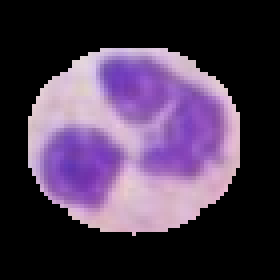
#> input picture Trabalho 2/dataset_neutrofilos/neutrofilo06.png, 70 x 70 px (shown 4 times larger); the run also reads 2 pictures not shown here
$ jupyter execute --allow-errors trabalho02_novo.ipynb   (older library calls are emulated)
#> lines starting #> are read from the running program, lines starting #| are printed output that depends on the picture; after the words box and inside, x2 and y2 are one past the last pixel; in counts of white or black regions, pixels touching at a corner belong together
Alunos: Gustavo Guerreiro e João Martinho

# Trabalho parcial 02: segmentação de objetos

## Resumo

O nosso trabalho usa técnicas clássicas de pré-processamento e segmentação para distinguir e contar os núcleos celulares dos neutrófilos da base de imagens fornecida. A \textit{pipeline} do processamento começa com técnicas mais simples de segmentação e avança para ténicas mais robustas, passando pela análise de cor, intensidade e bordas, e finaliza com o uso do algoritmo Watershed.

## Tabelas

Abaixo estão duas tabelas mostrando a quantidade de núcleos encontradas pela nossa solução em cada imagem. A primeira tabela mostra os resultados obtidos com os linfócitos (3 imagems), e a segunda, com os neutrófilos (10 imagens).

## Diagrama de atividades

Abaixo está o diagrama de atividades (no estilo _flowchart_) que representa a nossa solução do trabalho, renderizado pela ferramenta Mermaid.

```mermaid
flowchart TD
    A([Início]) --> B["Preparar ambiente<br/>Importar libs e imagens"]
    B --> C["Isolar célula<br/>Threshold simples"]
    C --> D["Segmentação inicial<br/>Tons de cinza"]
    D --> E{Suficiente?}
    E -->|Sim| F["Mostrar resultado<br/>Segmentação parcial"]
    E -->|Não| G["Ajustar parâmetros HSV<br/>Trackbars interativas"]
    G --> H["Gerar mapa de probabilidade<br/>Cor, saturação e intensidade"]
    H --> I["Refinar com bordas<br/>Sobel + anti-borda"]
    I --> J["Aplicar Watershed<br/>Marcadores + separação"]
    J --> K["Processar em lote<br/>Todas as imagens"]
    K --> L([Fim])
```

## A _pipeline_

### Preparação do ambiente

Inicialmente, importamos as bibliotecas necessárias, nomeadamento o OpenCV, o NumPy e o Matplotlib, responsáveis, respectivamente, pelas operações de visão computacional, manipulação numérica e visualização gráfica.

[cell 1]
import cv2
import numpy as np
import matplotlib.pyplot as plt

### Isolamento de células

A função `isolar_celula` converte a imagem para escala de cinza e aplica um threshold binário para separar a célula do seu fundo escuro, substituindo-o por branco a mantendo apenas a região da célula, que por sua vez é retornada ao espaço de cores RGB.

### Segmentação simples por intensidade

O notebook executa um laço que percorre as dez imagens de neutrófilos, convertendo cada uma para tons de cinza e aplicando threshold para binarizá-las. Os resultados são exibidos; neles, observa-se que a segmentação baseada em intensidade separa parcialmente os elementos de interesse.

[cell 2]
import cv2
import numpy as np

def isolar_celula(imagem):
    # Converter para tons de cinza para facilitar a segmentação
    imagem_cinza = cv2.cvtColor(imagem, cv2.COLOR_BGR2GRAY)

    # Criar máscara binária: célula em branco, fundo em preto
    ret, mascara = cv2.threshold(imagem_cinza, 10, 255, cv2.THRESH_BINARY)

    # Criar fundo branco
    fundo_branco = np.full(imagem.shape, 255, dtype=np.uint8)

    # Aplicar máscara: manter célula, substituir fundo por branco
    resultado_final = np.where(mascara[:, :, None] == 255, imagem, fundo_branco)

    # Converter para RGB (para visualização)
    resultado_final_rgb = cv2.cvtColor(resultado_final, cv2.COLOR_BGR2RGB)

    return resultado_final_rgb

imagem = cv2.imread('dataset_neutrofilos/neutrofilo06.png')
#> imagem is the input picture: shape (70, 70, 3); mean B, G, R 79.4, 55.3, 72.4
imagem_celula = isolar_celula(imagem)
#> in isolar_celula, `ret, mascara = cv2.threshold(imagem_cinza, 10, 255, cv2.THRESH_BINARY)`:
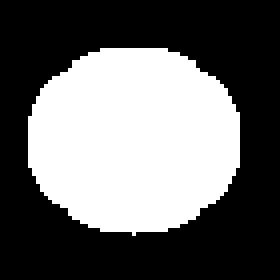
#> mascara: shape (70, 70) (shown 4 times larger); 40.6% white; 1 white region, box (x1, y1, x2, y2) and area: (7, 12, 60, 59) 1988
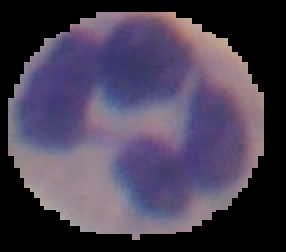
#> input picture Trabalho 2/dataset_neutrofilos/neutrofilo00.png, 143 x 126 px (shown 2 times larger)
#> further down, imagem is the input picture: shape (126, 143, 3); mean B, G, R 83.3, 63.6, 72.5

Aplicando o thresholding para isolar o citoplasma dos núcleos:

#> (a cell that did not finish here is left out)

#> in isolar_celula (call 2), `ret, mascara = cv2.threshold(imagem_cinza, 10, 255, cv2.THRESH_BINARY)`:
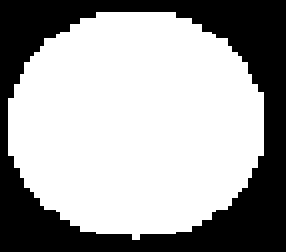
#> mascara: shape (126, 143) (shown 2 times larger); 64.1% white; 1 black region, box (x1, y1, x2, y2) and area: (0, 0, 143, 126) 6465
#> in isolar_celula (call 2), `resultado_final = np.where(mascara[:, :, None] == 255, imagem, fundo_b..`:
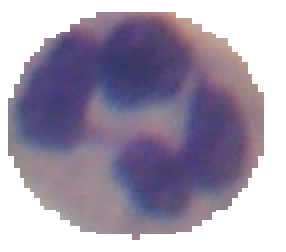
#> resultado_final: shape (126, 143, 3) (shown 2 times larger); mean B, G, R 174.8, 155.1, 164
#> `imagem_cinza = cv2.cvtColor(imagem_celula, cv2.COLOR_BGR2GRAY)`:
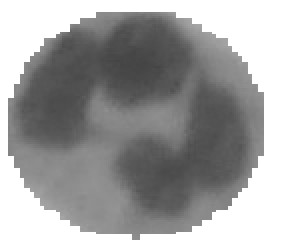
#> imagem_cinza: shape (126, 143) (shown 2 times larger); min 68, max 255, mean 162
#> `_, binario = cv2.threshold(imagem_cinza, 100, 255, cv2.THRESH_BINARY)`:
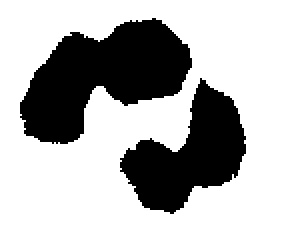
#> binario: shape (126, 143) (shown 2 times larger); 71.1% white; 2 black regions, box (x1, y1, x2, y2) and area: (10, 9, 96, 72) 3065, (60, 39, 123, 107) 2141
    imagem_cinza = cv2.cvtColor(imagem_celula, cv2.COLOR_BGR2GRAY)
    _, binario = cv2.threshold(imagem_cinza, 100, 255, cv2.THRESH_BINARY)
    plt.imshow(binario, cmap='gray')
    plt.title(f'Resultado com Segmentação por Cor - Imagem {i}')
    plt.show()

### Ajustes interativos de cor

A seguir, o notebook aplica um recurso com barres deslizantes (_trackbars_) no OpenCV. Essas barras permitem ao usuário/programador ajustar dinamicamente os limites de matiz, saturação e valor no espaço HSV, e observar o efeito da máscara sobre as imagens do dataset. Esta fase serve para calibrar intervalos de cor capazes de destacar os núcleos celulares.

### Segmentação sistemática de núcleos

Definidos os limites, a função `segmentar_e_mostrar_nucleo` aplica os parâmetros fixos a uma imagem. Nesta etapa, são exibidas lado a lado a fotografia original, a máscara em tons de cinza e a região do núcleo segmentada.

[cell 4]
import cv2
import numpy as np

def nada(x):
    # Função vazia necessária para a criação dos trackbars
    pass

# --- Carregamento e Preparação das Imagens ---

# Caminhos para as duas imagens
caminho_neutrofilo = "dataset_neutrofilos/neutrofilo03.png"
#> caminho_neutrofilo = 'dataset_neutrofilos/neutrofilo03.png'
caminho_linfocito = "dataset_linfocitos/linfocito00.png"

# Carrega a imagem 1 (Neutrófilo)
img1_bgr = cv2.imread(caminho_neutrofilo)
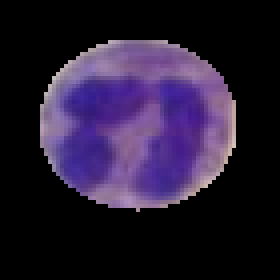
#> input picture Trabalho 2/dataset_neutrofilos/neutrofilo03.png, 70 x 70 px (shown 4 times larger)
#> img1_bgr is the input picture: shape (70, 70, 3); mean B, G, R 50.6, 27.1, 37.7
if img1_bgr is None:
    print(f"Erro: Imagem não encontrada em '{caminho_neutrofilo}'.")
    exit()

# Carrega a imagem 2 (Linfócito)
img2_bgr = cv2.imread(caminho_linfocito)
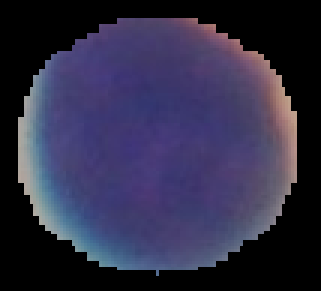
#> input picture Trabalho 2/dataset_linfocitos/linfocito00.png, 107 x 97 px (shown 3 times larger)
#> img2_bgr is the input picture: shape (97, 107, 3); mean B, G, R 72.2, 46.1, 48.6
if img2_bgr is None:
    print(f"Erro: Imagem não encontrada em '{caminho_linfocito}'.")
    exit()

# Redimensiona as imagens para um tamanho padrão para facilitar a visualização
tamanho_padrao = (400, 400) # (largura, altura)
img1_bgr = cv2.resize(img1_bgr, tamanho_padrao)
#> img1_bgr: shape (400, 400, 3)
img2_bgr = cv2.resize(img2_bgr, tamanho_padrao)
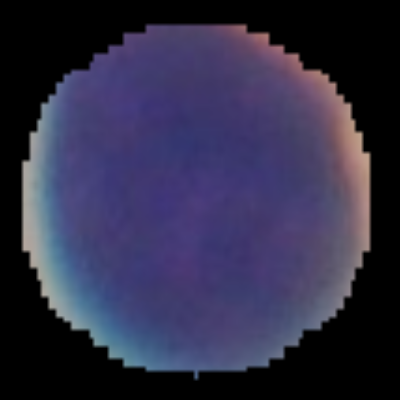
#> img2_bgr: shape (400, 400, 3); mean B, G, R 72.1, 46, 48.5

# Converte ambas para o espaço de cores HSV
img1_hsv = cv2.cvtColor(img1_bgr, cv2.COLOR_BGR2HSV)
#> img1_hsv: shape (400, 400, 3); mean H, S, V 48, 42.6, 50.9
img2_hsv = cv2.cvtColor(img2_bgr, cv2.COLOR_BGR2HSV)
#> img2_hsv: shape (400, 400, 3); mean H, S, V 74.3, 65.2, 73.3


# --- Criação da Janela de Controles ---

cv2.namedWindow("Controles")

# Cria os trackbars para os limites de H, S, V
# Dica: Para pegar azul e roxo, comece com H_min por volta de 100
cv2.createTrackbar("H_min", "Controles", 37, 255, nada)
cv2.createTrackbar("H_max", "Controles", 179, 255, nada)
cv2.createTrackbar("S_min", "Controles", 118, 255, nada)
cv2.createTrackbar("S_max", "Controles", 255, 255, nada)
cv2.createTrackbar("V_min", "Controles", 0, 255, nada)
cv2.createTrackbar("V_max", "Controles", 255, 255, nada)

print("\n--- Instruções ---")
print("1. Ajuste os sliders na janela 'Controles'.")
print("2. Observe as máscaras para AMBAS as imagens mudarem em tempo real.")
print("3. O objetivo é encontrar valores que criem uma boa máscara para os dois casos.")
print("4. Quando estiver satisfeito, anote os valores de H, S, V min/max.")
print("5. Pressione 'ESC' para fechar as janelas.")


# --- Loop de Atualização em Tempo Real ---

while True:
    # Lê os valores atuais dos trackbars (serão os mesmos para ambas as imagens)
    h_min = cv2.getTrackbarPos("H_min", "Controles")
    h_max = cv2.getTrackbarPos("H_max", "Controles")
    s_min = cv2.getTrackbarPos("S_min", "Controles")
    s_max = cv2.getTrackbarPos("S_max", "Controles")
    v_min = cv2.getTrackbarPos("V_min", "Controles")
    v_max = cv2.getTrackbarPos("V_max", "Controles")

    # Define os arrays de limite
    limite_inferior = np.array([h_min, s_min, v_min])
    limite_superior = np.array([h_max, s_max, v_max])

    # --- Processa a Imagem 1 (Neutrófilo) ---
    mascara1 = cv2.inRange(img1_hsv, limite_inferior, limite_superior)
#> mascara1: shape (400, 400); 17% white; 27 white regions (25 under 20 px), largest, box (x1, y1, x2, y2) and area: (82, 108, 310, 285) 26898, (207, 82, 244, 93) 260
    resultado1 = cv2.bitwise_and(img1_bgr, img1_bgr, mask=mascara1)

    # --- Processa a Imagem 2 (Linfócito) ---
    mascara2 = cv2.inRange(img2_hsv, limite_inferior, limite_superior)
#> mascara2: shape (400, 400); 26.4% white; 50 white regions (45 under 20 px), largest, box (x1, y1, x2, y2) and area: (54, 52, 288, 366) 41733, (49, 179, 62, 219) 322, (182, 55, 193, 69) 65, (178, 315, 184, 324) 35, (261, 114, 268, 120) 26
    resultado2 = cv2.bitwise_and(img2_bgr, img2_bgr, mask=mascara2)
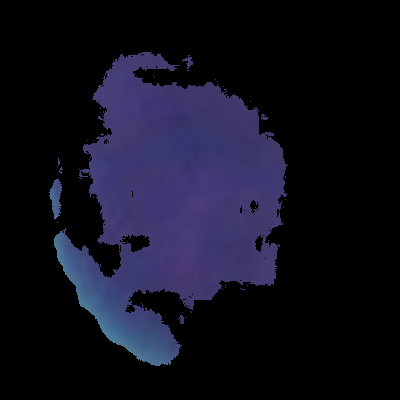
#> resultado2: shape (400, 400, 3); mean B, G, R 30.6, 16.2, 17

    # --- Exibição Combinada ---

    # Empilha as imagens originais e os resultados para exibição lado a lado
    originais = np.hstack((img1_bgr, img2_bgr))

    # Converte máscaras de 1 canal para 3 canais BGR para poder empilhar com imagens coloridas
    mascara1_bgr = cv2.cvtColor(mascara1, cv2.COLOR_GRAY2BGR)
#> (the rest of the program and of its run is left out)
